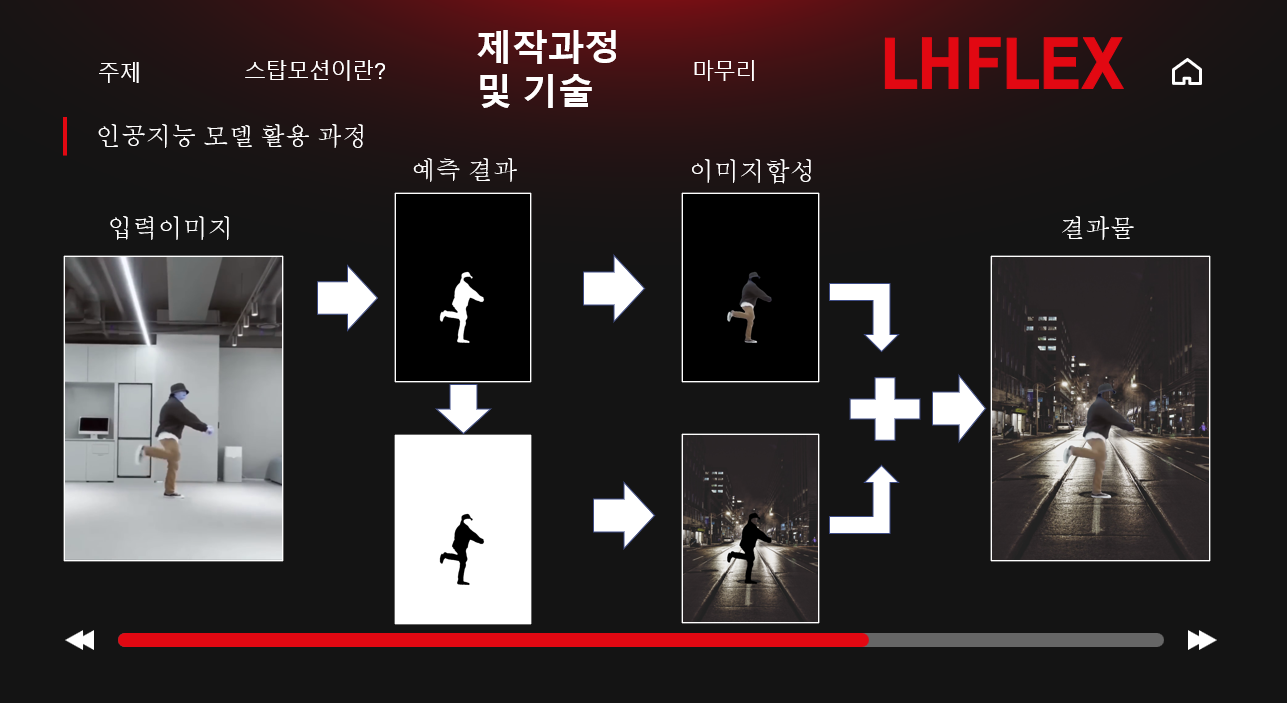
#> input picture Project/스탑모션/img/5.png, 1287 x 703 px, given in place of dance.mp4, which was not available
$ jupyter execute --allow-errors 'video slice.ipynb'   (text cells are left out)
#> lines starting #> are read from the running program, lines starting #| are printed output that depends on the picture; pictures that were not available may be replaced by others from this repository, and a replacement may not be noted
[cell 1]
from google.colab import drive
drive.mount('/content/drive')

[cell 2]
import os, shutil, glob, cv2, tqdm
import numpy as np
import matplotlib.pyplot as plt
import tensorflow as tf
import keras
import keras.backend as K
import pickle

[cell 3]
vidcap = cv2.VideoCapture('/content/drive/MyDrive/multimedia/dance.mp4')
success,image = vidcap.read()
#> image is the input picture: shape (703, 1287, 3); mean B, G, R 46.6, 46.1, 56.1

count = 1
success = True

while 1:
  success,image = vidcap.read()
  if (success):
    print(image.shape)
#| (703, 1287, 3)
  else:
    break
  #image = cv2.cvtColor(image, cv2.COLOR_BGR2RGB)
  image = cv2.resize(image, (960,640))
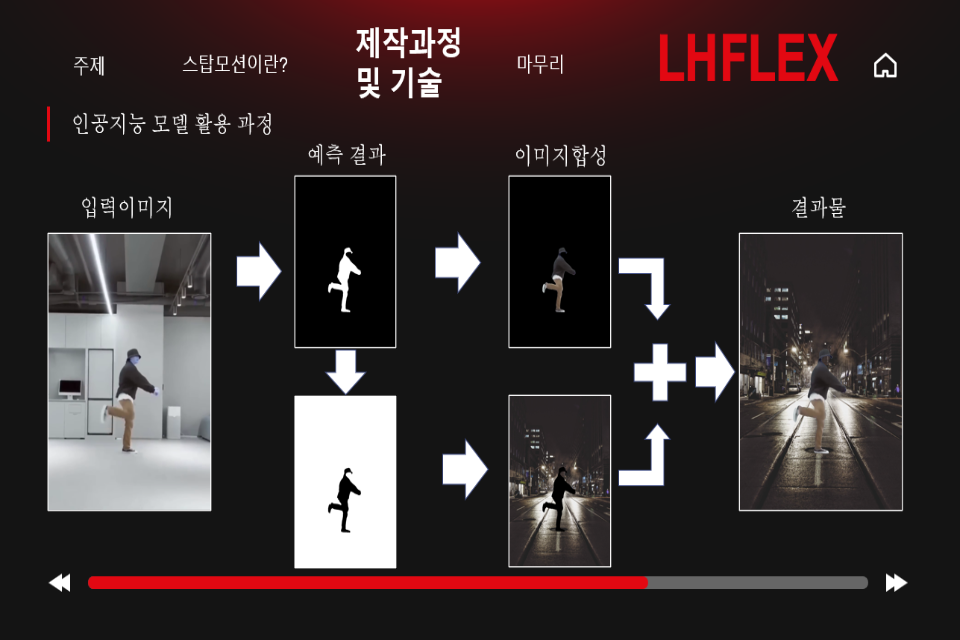
#> image: shape (640, 960, 3); mean B, G, R 46.6, 46.1, 56
  #image = cv2.add(image, (-30, -30, -30,0))
  #image[image<0] = 0

  cv2.imwrite("/content/drive/MyDrive/multimedia/originalimg/%d.png" % count, image)
  print("saved image %d.png" % count)

  if cv2.waitKey(10) == 27:
#> (key Esc is pressed here)
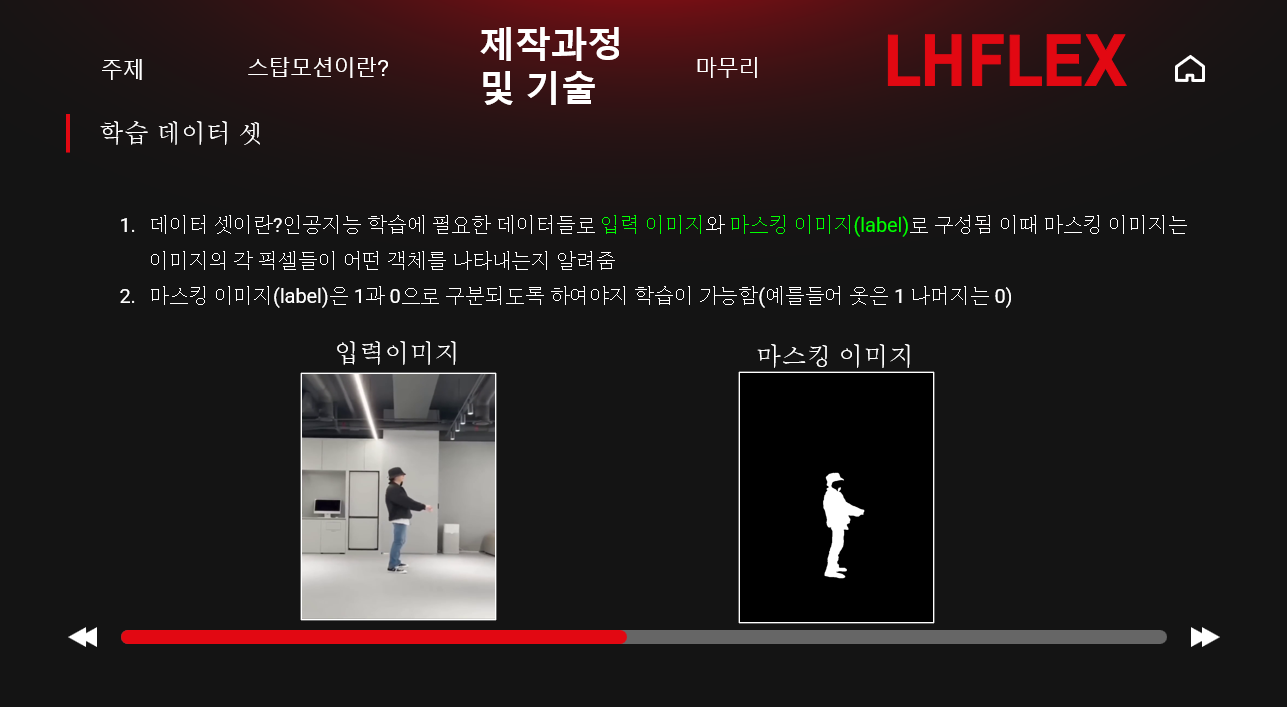
#> input picture Project/스탑모션/img/1.png, 1287 x 707 px, found by its file name
#> further down, imageA is the input picture: shape (707, 1287, 3); mean B, G, R 30.6, 30.6, 39
#> `grayA = cv2.cvtColor(imageA, cv2.COLOR_BGR2GRAY)`:
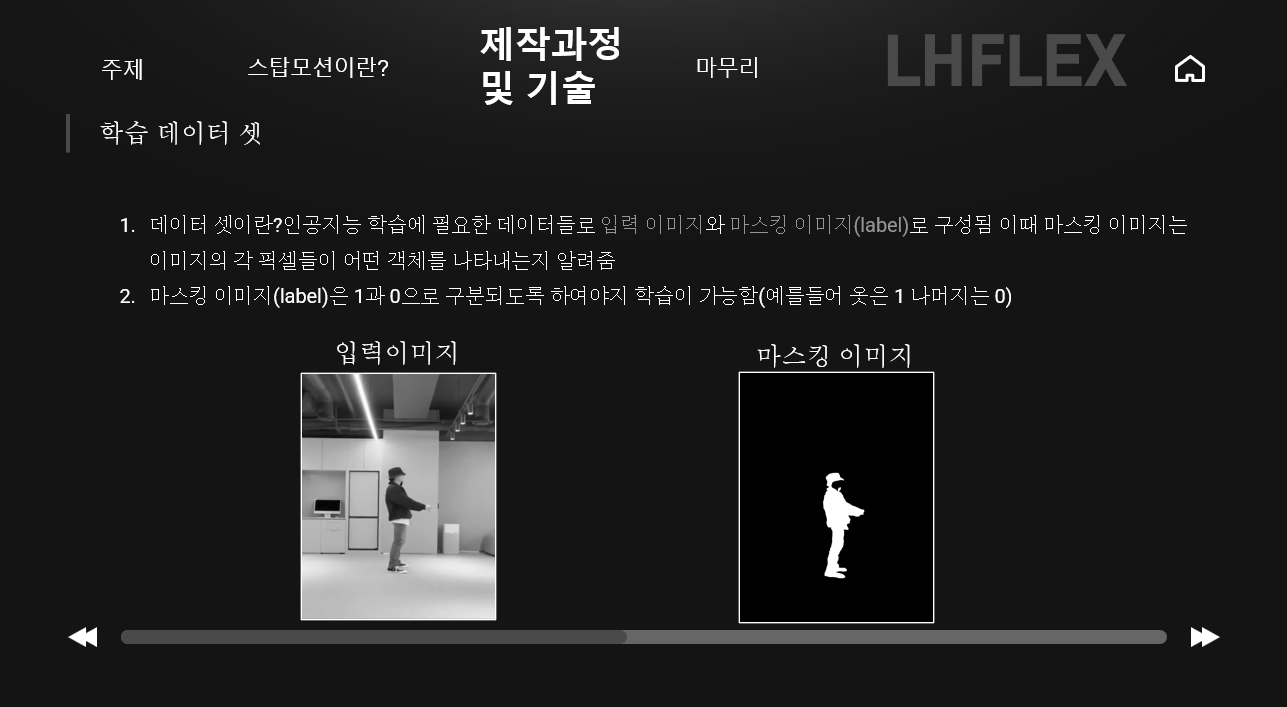
#> grayA: shape (707, 1287); min 0, max 255, mean 33.1
      break
  count += 1

[cell 4]
from skimage.metrics import structural_similarity
import argparse
import imutils
import cv2

# construct the argument parse and parse the arguments

# load the two input images
#> (the rest of this cell did not finish here and is left out)

[cell 5]
#배경 이미지 확인
mask = cv2.imread('/content/drive/MyDrive/newstudy/mulimedia/backo.png')
#> (the rest of this cell did not finish here and is left out)

[cell 6]
#함수

# [5 lines left out: function saveSlice, not called in this run]


def normalizemask(img):
    img = cv2.inRange(img, np.array([226,226,226]), np.array([255,255,255]))
    return (img/255)

# [10 lines left out: function display, not called in this run]

[cell 7]
#마스크 파일 흰 부분만 저장하기
cnt = 0
for index, filename in enumerate(sorted(glob.iglob('/content/drive/MyDrive/newstudy/mulimedia/originalmask/*.png'))):
    m = cv2.imread(filename)
    mask = normalizemask(m)
    print(filename,mask.shape,np.max(mask))
    saveSlice(mask[:,:], os.path.basename(filename), '/content/drive/MyDrive/newstudy/mulimedia/mask')
    display([mask])
    shutil.copy(f'/content/drive/MyDrive/newstudy/mulimedia/originalimg/{os.path.basename(filename)}',f'/content/drive/MyDrive/newstudy/mulimedia/img/{os.path.basename(filename)}')
    cnt+=1
print(str(cnt)+'개의 이미지를 마스킹 해냈습니다.')

[cell 8]


def read_image(path):
  x = cv2.imread(path, cv2.IMREAD_COLOR)
  #x = cv2.cvtColor(x, cv2.COLOR_BGR2RGB)
  x = cv2.resize(x, (IMAGE_WIDTH,IMAGE_HEIGHT))
  x = x / 255.0
  x = x.astype(np.float32)
  return x


# [48 lines left out: functions predict_img, DiceBCELoss, IoULoss, FocalLoss, not called in this run]

def Focal_IoU(y_true, y_pred):
  return FocalLoss(y_true,y_pred) + IoULoss(y_true, y_pred)

losses = {'DiceBCELoss': DiceBCELoss,'Focal_IoU':Focal_IoU}

#> (a cell that did not finish here is left out)

[cell 10]
vidcap = cv2.VideoCapture('/content/drive/MyDrive/newstudy/mulimedia/20221201_105040_1.mp4')
#> (the rest of this cell did not finish here and is left out)

#> (a cell that did not finish here is left out)

[cell 12]
filter = 0.5
filtered_maks = mask
#> (the rest of this cell did not finish here and is left out)

[cell 13]
frame_array  = []
#> (the rest of this cell did not finish here and is left out)

[cell 14]
allframe=618
sec=20
for i in range(1,allframe//2+1):
  for j in range(i+1,2*i):
    n=1
    sum=0
    while(n<=allframe):
      if (n%i ==0 or n%j==0):
        sum+=1
      n+=1
    if (sum/sec<=5 and sum/sec>=5 ):
      print(i,j,sum , sum/sec) #나온장수 ,프레임수
